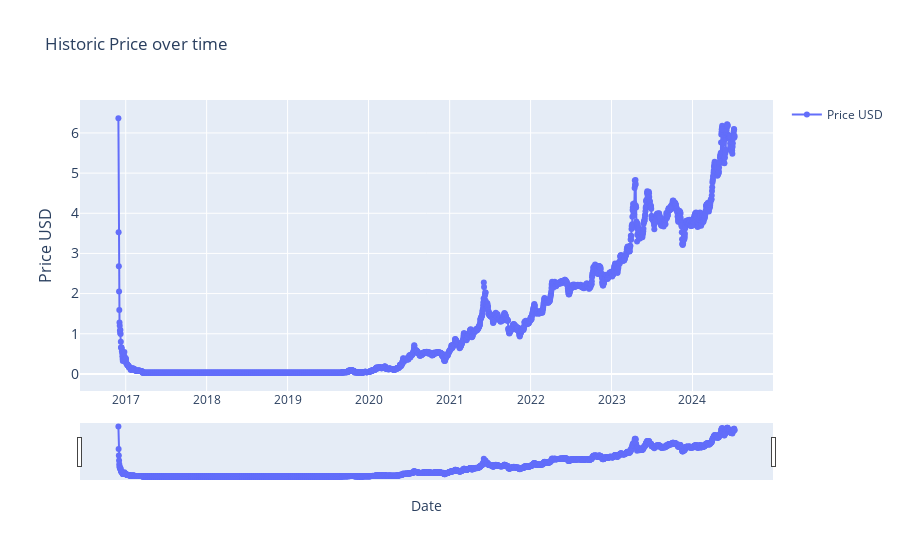

The notebook cell saved with this chart:
### Markdown cell above
### historic_price

### Code cell
#outputs historic price

import plotly.graph_objects as go
import pandas as pd
from ipywidgets import interact, DatePicker
import numpy as np


df = current_item.copy()


start_date_picker = DatePicker(description='Start Date', value=START_DATE)
end_date_picker = DatePicker(description='End Date', value=END_DATE)


interact(lambda start_date, end_date: plot_historic_price(df, start_date, end_date),
         start_date=start_date_picker, end_date=end_date_picker)

### Figure 1 — Plotly figure (JSON) as saved in the notebook; plotly's stock layout.template omitted (floating-point values rounded to 4 significant figures; data arrays with more than 128 entries replaced by an {"elided": "..."} marker saying what was removed)
{"data": [{"mode": "lines+markers", "name": "Price USD", "type": "scatter", "x": {"elided": "2780 str values"}, "y": {"elided": "2780 float values"}}], "layout": {"showlegend": true, "title": {"text": "Historic Price over time"}, "xaxis": {"rangeslider": {"visible": true}, "title": {"text": "Date"}, "type": "date"}, "yaxis": {"tickfont": {"size": 14}, "title": {"font": {"size": 16}, "text": "Price USD"}}}}
